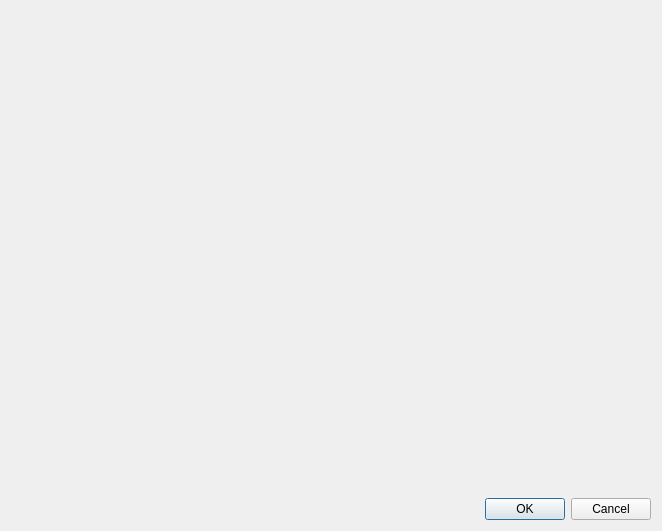
<?xml version="1.0" encoding="UTF-8"?>
<ui version="4.0">
 <class>DlgScanFace</class>
 <widget class="QDialog" name="DlgScanFace">
  <property name="geometry">
   <rect>
    <x>0</x>
    <y>0</y>
    <width>658</width>
    <height>531</height>
   </rect>
  </property>
  <property name="windowTitle">
   <string>Dialog</string>
  </property>
  <layout class="QVBoxLayout" name="verticalLayout">
   <item>
    <widget class="GLWidget" name="widget" native="true">
     <property name="minimumSize">
      <size>
       <width>640</width>
       <height>480</height>
      </size>
     </property>
    </widget>
   </item>
   <item>
    <widget class="QDialogButtonBox" name="buttonBox">
     <property name="orientation">
      <enum>Qt::Horizontal</enum>
     </property>
     <property name="standardButtons">
      <set>QDialogButtonBox::Cancel|QDialogButtonBox::Ok</set>
     </property>
     <property name="centerButtons">
      <bool>false</bool>
     </property>
    </widget>
   </item>
  </layout>
 </widget>
 <customwidgets>
  <customwidget>
   <class>GLWidget</class>
   <extends>QWidget</extends>
   <header>facelib/glwidget.h</header>
   <container>1</container>
  </customwidget>
 </customwidgets>
 <resources/>
 <connections>
  <connection>
   <sender>buttonBox</sender>
   <signal>rejected()</signal>
   <receiver>DlgScanFace</receiver>
   <slot>reject()</slot>
   <hints>
    <hint type="sourcelabel">
     <x>295</x>
     <y>515</y>
    </hint>
    <hint type="destinationlabel">
     <x>286</x>
     <y>274</y>
    </hint>
   </hints>
  </connection>
  <connection>
   <sender>buttonBox</sender>
   <signal>accepted()</signal>
   <receiver>DlgScanFace</receiver>
   <slot>scan()</slot>
   <hints>
    <hint type="sourcelabel">
     <x>629</x>
     <y>511</y>
    </hint>
    <hint type="destinationlabel">
     <x>654</x>
     <y>502</y>
    </hint>
   </hints>
  </connection>
 </connections>
 <slots>
  <slot>scan()</slot>
 </slots>
</ui>
